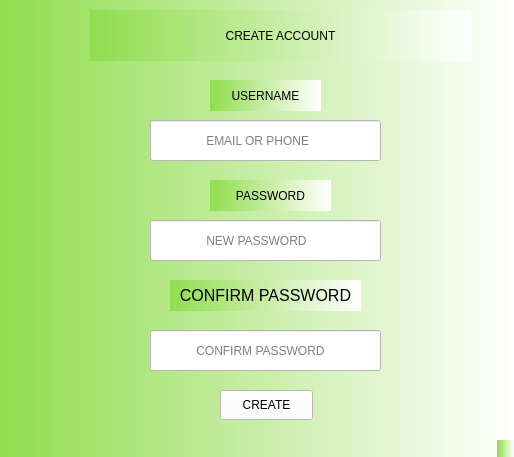
<?xml version="1.0" encoding="UTF-8"?>
<ui version="4.0">
 <class>MainWindow</class>
 <widget class="QMainWindow" name="MainWindow">
  <property name="geometry">
   <rect>
    <x>0</x>
    <y>0</y>
    <width>514</width>
    <height>457</height>
   </rect>
  </property>
  <property name="windowTitle">
   <string>MainWindow</string>
  </property>
  <property name="styleSheet">
   <string notr="true">background-color: qlineargradient(spread:pad, x1:0, y1:0, x2:1, y2:0, stop:0 rgba(144, 221, 77, 255), stop:1 rgba(255, 255, 255, 255));
</string>
  </property>
  <widget class="QWidget" name="centralwidget">
   <widget class="QLabel" name="label_5">
    <property name="geometry">
     <rect>
      <x>90</x>
      <y>10</y>
      <width>381</width>
      <height>51</height>
     </rect>
    </property>
    <property name="styleSheet">
     <string notr="true">font: 87 18pt &quot;Arial Black&quot;;</string>
    </property>
    <property name="text">
     <string>CREATE ACCOUNT</string>
    </property>
    <property name="alignment">
     <set>Qt::AlignCenter</set>
    </property>
   </widget>
   <widget class="QLabel" name="label_6">
    <property name="geometry">
     <rect>
      <x>210</x>
      <y>80</y>
      <width>111</width>
      <height>31</height>
     </rect>
    </property>
    <property name="styleSheet">
     <string notr="true">font: 75 12pt &quot;MS Shell Dlg 2&quot;;</string>
    </property>
    <property name="text">
     <string>USERNAME</string>
    </property>
    <property name="alignment">
     <set>Qt::AlignCenter</set>
    </property>
   </widget>
   <widget class="QLabel" name="label_7">
    <property name="geometry">
     <rect>
      <x>210</x>
      <y>180</y>
      <width>121</width>
      <height>31</height>
     </rect>
    </property>
    <property name="styleSheet">
     <string notr="true">font: 75 12pt &quot;MS Shell Dlg 2&quot;;
</string>
    </property>
    <property name="text">
     <string>PASSWORD</string>
    </property>
    <property name="alignment">
     <set>Qt::AlignCenter</set>
    </property>
   </widget>
   <widget class="QLabel" name="label_8">
    <property name="geometry">
     <rect>
      <x>170</x>
      <y>280</y>
      <width>191</width>
      <height>31</height>
     </rect>
    </property>
    <property name="styleSheet">
     <string notr="true">font: 75 12pt </string>
    </property>
    <property name="text">
     <string>CONFIRM PASSWORD</string>
    </property>
    <property name="alignment">
     <set>Qt::AlignCenter</set>
    </property>
   </widget>
   <widget class="QPushButton" name="crear">
    <property name="geometry">
     <rect>
      <x>220</x>
      <y>390</y>
      <width>93</width>
      <height>30</height>
     </rect>
    </property>
    <property name="styleSheet">
     <string notr="true">font: 75 10pt &quot;MS Shell Dlg 2&quot;;
border-color: rgb(0, 0, 0);
background-color: rgb(255, 255, 255);</string>
    </property>
    <property name="text">
     <string>CREATE</string>
    </property>
   </widget>
   <widget class="QLineEdit" name="usuario">
    <property name="geometry">
     <rect>
      <x>150</x>
      <y>120</y>
      <width>231</width>
      <height>41</height>
     </rect>
    </property>
    <property name="styleSheet">
     <string notr="true">border-top-color: rgb(0, 0, 0);
background-color: rgb(255, 255, 255);</string>
    </property>
    <property name="placeholderText">
     <string>                EMAIL OR PHONE</string>
    </property>
   </widget>
   <widget class="QLineEdit" name="contrasena">
    <property name="geometry">
     <rect>
      <x>150</x>
      <y>220</y>
      <width>231</width>
      <height>41</height>
     </rect>
    </property>
    <property name="styleSheet">
     <string notr="true">border-top-color: rgb(0, 0, 0);
background-color: rgb(255, 255, 255);</string>
    </property>
    <property name="placeholderText">
     <string>                NEW PASSWORD</string>
    </property>
   </widget>
   <widget class="QLineEdit" name="confirmar">
    <property name="geometry">
     <rect>
      <x>150</x>
      <y>330</y>
      <width>231</width>
      <height>41</height>
     </rect>
    </property>
    <property name="styleSheet">
     <string notr="true">border-top-color: rgb(0, 0, 0);
background-color: rgb(255, 255, 255);</string>
    </property>
    <property name="placeholderText">
     <string>             CONFIRM PASSWORD</string>
    </property>
   </widget>
  </widget>
  <widget class="QStatusBar" name="statusbar"/>
 </widget>
 <resources>
  <include location="logo.qrc"/>
 </resources>
 <connections/>
</ui>
